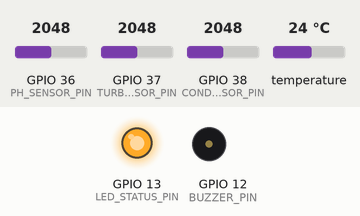
This sketch was run on a simulated ESP32. Shown: output pins drawn as LEDs (lit = HIGH), buzzer (waves = sounding, pin HIGH). The test bench sets the inputs (shaded band); at power-on: GPIO 36 (PH_SENSOR_PIN) = 2048, GPIO 37 (TURBIDITY_SENSOR_PIN) = 2048, GPIO 38 (CONDUCTIVITY_SENSOR_PIN) = 2048, temperature 24 °C. WiFi joins after 1.5 s; servers stay silent unless stated; uploads are accepted with an empty reply; what the sketch prints to the serial monitor is not drawn.

Above: at 17.1 s.
At 32.4 s:
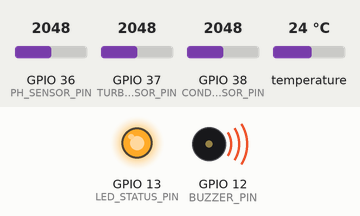
At 65.6 s:
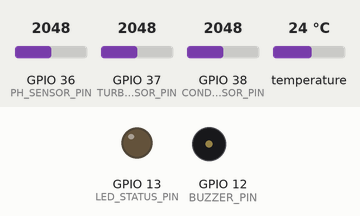
Timing chart, 0 to 86.0 s (numbered marks = the images above):
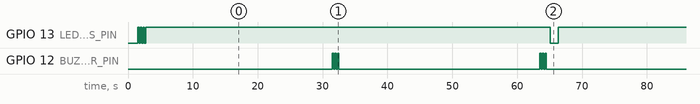

Measured:
- by itself, GPIO 13 (LED_STATUS_PIN): HIGH → LOW at 1.7 s, → HIGH 0.20 s later, → LOW 0.20 s later, → HIGH 0.20 s later, … (9 changes in this stretch)
- by itself, GPIO 12 (BUZZER_PIN): repeats every 32.0 s: 2 × (LOW 0.20 s, HIGH 0.20 s), LOW 31.0 s, HIGH 0.20 s

The sketch:

aquality_sensor.ino
```cpp
/**
 * Código exemplo para ESP32 A-Quality
 * Este código demonstra como enviar dados dos sensores para o backend
 *
 * Sensores necessários:
 * - Sensor de pH
 * - Sensor de turbidez
 * - Sensor de condutividade
 * - Sensor de temperatura (DS18B20 ou similar)
 *
 * Conexões recomendadas:
 * - pH: Pino analógico A0
 * - Turbidez: Pino analógico A1
 * - Condutividade: Pino analógico A2
 * - Temperatura: Pino digital D2 (OneWire)
 * - LED status: Pino digital D13
 * - Buzzer alerta: Pino digital D12
 */

#include <WiFi.h>
#include <HTTPClient.h>
#include <ArduinoJson.h>
#include <OneWire.h>
#include <DallasTemperature.h>

// Configurações de WiFi
const char* ssid = "SUA_REDE_WIFI";  // Substituir pela sua rede WiFi
const char* password = "SUA_SENHA_WIFI";  // Substituir pela senha do WiFi

// Configurações da API - PRODUÇÃO
const char* apiURL = "https://tcc3eetecgrupo5t1.hospedagemdesites.ws/app/api_mobile/sensores/receber_dados.php";
const char* deviceCode = "ESP32_001"; // Código único do seu dispositivo - DEVE SER CADASTRADO PRIMEIRO NO APP

// Configurações dos sensores
#define TEMP_SENSOR_PIN 2
#define PH_SENSOR_PIN A0
#define TURBIDITY_SENSOR_PIN A1
#define CONDUCTIVITY_SENSOR_PIN A2
#define LED_STATUS_PIN 13
#define BUZZER_PIN 12

// Configurações de timing
#define READING_INTERVAL 30000  // 30 segundos entre leituras
#define SEND_INTERVAL 60000     // 1 minuto entre envios para API

// Sensor de temperatura
OneWire oneWire(TEMP_SENSOR_PIN);
DallasTemperature temperatureSensor(&oneWire);

// Variáveis globais
unsigned long lastReading = 0;
unsigned long lastSend = 0;
bool wifiConnected = false;

// Estrutura para armazenar leituras
struct SensorData {
  float ph;
  float turbidity;
  float conductivity;
  float temperature;
  int batteryLevel;
  int signalStrength;
  String timestamp;
};

void setup() {
  Serial.begin(115200);

  // Configurar pinos
  pinMode(LED_STATUS_PIN, OUTPUT);
  pinMode(BUZZER_PIN, OUTPUT);

  // Inicializar sensor de temperatura
  temperatureSensor.begin();

  // Conectar WiFi
  connectWiFi();

  // Sinal de inicialização
  blinkLED(3);

  Serial.println("ESP32 A-Quality iniciado!");
  Serial.println("Código do dispositivo: " + String(deviceCode));
}

void loop() {
  // Verificar conexão WiFi
  if (WiFi.status() != WL_CONNECTED) {
    wifiConnected = false;
    digitalWrite(LED_STATUS_PIN, LOW);
    connectWiFi();
  } else {
    wifiConnected = true;
    digitalWrite(LED_STATUS_PIN, HIGH);
  }

  // Fazer leitura dos sensores
  if (millis() - lastReading >= READING_INTERVAL) {
    SensorData data = readSensors();

    // Mostrar dados no Serial Monitor
    printSensorData(data);

    // Verificar alertas locais
    checkAlerts(data);

    lastReading = millis();

    // Enviar dados para API
    if (millis() - lastSend >= SEND_INTERVAL && wifiConnected) {
      sendDataToAPI(data);
      lastSend = millis();
    }
  }

  delay(1000);
}

void connectWiFi() {
  Serial.println("Conectando ao WiFi...");
  WiFi.begin(ssid, password);

  int attempts = 0;
  while (WiFi.status() != WL_CONNECTED && attempts < 20) {
    delay(500);
    Serial.print(".");
    attempts++;
  }

  if (WiFi.status() == WL_CONNECTED) {
    Serial.println("");
    Serial.println("WiFi conectado!");
    Serial.print("IP: ");
    Serial.println(WiFi.localIP());
    Serial.print("Força do sinal: ");
    Serial.println(WiFi.RSSI());
    wifiConnected = true;
  } else {
    Serial.println("");
    Serial.println("Falha na conexão WiFi!");
    wifiConnected = false;
  }
}

SensorData readSensors() {
  SensorData data;

  // Leitura do pH (calibração necessária)
  int phRaw = analogRead(PH_SENSOR_PIN);
  data.ph = map(phRaw, 0, 4095, 0, 14 * 100) / 100.0; // Conversão aproximada

  // Leitura da turbidez (calibração necessária)
  int turbidityRaw = analogRead(TURBIDITY_SENSOR_PIN);
  data.turbidity = map(turbidityRaw, 0, 4095, 0, 1000); // NTU

  // Leitura da condutividade (calibração necessária)
  int conductivityRaw = analogRead(CONDUCTIVITY_SENSOR_PIN);
  data.conductivity = map(conductivityRaw, 0, 4095, 0, 500) / 100.0; // mS/cm

  // Leitura da temperatura
  temperatureSensor.requestTemperatures();
  data.temperature = temperatureSensor.getTempCByIndex(0);

  // Nível da bateria (se usando bateria)
  data.batteryLevel = 85; // Implementar leitura real se necessário

  // Força do sinal WiFi
  data.signalStrength = map(WiFi.RSSI(), -100, -50, 0, 100);

  // Timestamp
  data.timestamp = getCurrentTimestamp();

  return data;
}

void sendDataToAPI(SensorData data) {
  if (!wifiConnected) {
    Serial.println("WiFi não conectado - ignorando envio");
    return;
  }

  HTTPClient http;
  http.begin(apiURL);
  http.addHeader("Content-Type", "application/json");

  // Criar JSON
  DynamicJsonDocument doc(1024);
  doc["codigo_dispositivo"] = deviceCode;
  doc["ph"] = data.ph;
  doc["turbidez"] = data.turbidity;
  doc["condutividade"] = data.conductivity;
  doc["temperatura"] = data.temperature;
  doc["bateria"] = data.batteryLevel;
  doc["sinal"] = data.signalStrength;
  doc["timestamp"] = data.timestamp;

  String jsonString;
  serializeJson(doc, jsonString);

  Serial.println("Enviando dados para API...");
  Serial.println("JSON: " + jsonString);

  int httpResponseCode = http.POST(jsonString);

  if (httpResponseCode > 0) {
    String response = http.getString();
    Serial.println("Resposta da API (" + String(httpResponseCode) + "): " + response);

    if (httpResponseCode == 200 || httpResponseCode == 201) {
      Serial.println("✅ Dados enviados com sucesso!");
      blinkLED(1); // Piscar LED para confirmar envio
    } else {
      Serial.println("⚠️ Erro no servidor: " + String(httpResponseCode));
    }
  } else {
    Serial.println("❌ Erro de conexão: " + String(httpResponseCode));
  }

  http.end();
}

void printSensorData(SensorData data) {
  Serial.println("\n========== LEITURA DOS SENSORES ==========");
  Serial.println("pH: " + String(data.ph, 2));
  Serial.println("Turbidez: " + String(data.turbidity, 1) + " NTU");
  Serial.println("Condutividade: " + String(data.conductivity, 2) + " mS/cm");
  Serial.println("Temperatura: " + String(data.temperature, 1) + "°C");
  Serial.println("Bateria: " + String(data.batteryLevel) + "%");
  Serial.println("Sinal WiFi: " + String(data.signalStrength) + "%");
  Serial.println("Timestamp: " + data.timestamp);
  Serial.println("==========================================\n");
}

void checkAlerts(SensorData data) {
  bool alert = false;
  String alertMessage = "";

  // Verificar pH crítico
  if (data.ph < 6.0 || data.ph > 9.0) {
    alert = true;
    alertMessage += "pH CRÍTICO! ";
  }

  // Verificar turbidez alta
  if (data.turbidity > 10) {
    alert = true;
    alertMessage += "TURBIDEZ ALTA! ";
  }

  // Verificar condutividade alta
  if (data.conductivity > 2.5) {
    alert = true;
    alertMessage += "CONDUTIVIDADE ALTA! ";
  }

  // Verificar temperatura anômala
  if (data.temperature < 10 || data.temperature > 30) {
    alert = true;
    alertMessage += "TEMPERATURA ANÔMALA! ";
  }

  if (alert) {
    Serial.println("🚨 ALERTA: " + alertMessage);
    // Ativar buzzer
    for (int i = 0; i < 3; i++) {
      digitalWrite(BUZZER_PIN, HIGH);
      delay(200);
      digitalWrite(BUZZER_PIN, LOW);
      delay(200);
    }
  }
}

void blinkLED(int times) {
  for (int i = 0; i < times; i++) {
    digitalWrite(LED_STATUS_PIN, HIGH);
    delay(200);
    digitalWrite(LED_STATUS_PIN, LOW);
    delay(200);
  }
}

String getCurrentTimestamp() {
  // Em produção, usar RTC ou sincronização NTP
  // Por agora, retorna timestamp simples
  return String(millis() / 1000);
}

// Função para calibração manual dos sensores
void calibrateSensors() {
  Serial.println("\n========== CALIBRAÇÃO DOS SENSORES ==========");

  // Calibração do pH
  Serial.println("1. Coloque o sensor de pH em solução pH 7.0 e pressione Enter");
  while (!Serial.available()) delay(100);
  Serial.read();
  int ph7Reading = analogRead(PH_SENSOR_PIN);
  Serial.println("Leitura pH 7.0: " + String(ph7Reading));

  Serial.println("2. Coloque o sensor de pH em solução pH 4.0 e pressione Enter");
  while (!Serial.available()) delay(100);
  Serial.read();
  int ph4Reading = analogRead(PH_SENSOR_PIN);
  Serial.println("Leitura pH 4.0: " + String(ph4Reading));

  // Calcular coeficientes de calibração
  float phSlope = 3.0 / (ph7Reading - ph4Reading);
  float phIntercept = 7.0 - (phSlope * ph7Reading);

  Serial.println("Coeficientes de calibração pH:");
  Serial.println("Slope: " + String(phSlope));
  Serial.println("Intercept: " + String(phIntercept));

  // Salvar na EEPROM ou usar como constantes no código

  Serial.println("==========================================\n");
}
```
